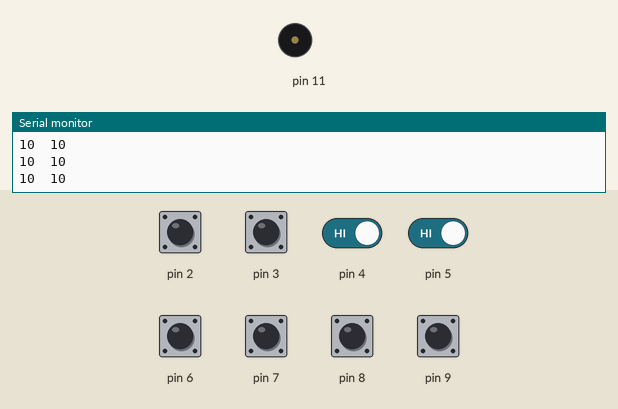
Recording of a sketch running on a simulated Arduino Uno, built with avr-gcc and run on an emulated ATmega328P. Parts: buzzer (waves = sounding), the last lines printed to the serial monitor. The test bench sets the inputs (shaded band); at power-on: pin 2–9 HIGH.

Above: at 1.2 s.
1.3 s: pin 2 pulled LOW for 0.15 s
At 1.45 s:
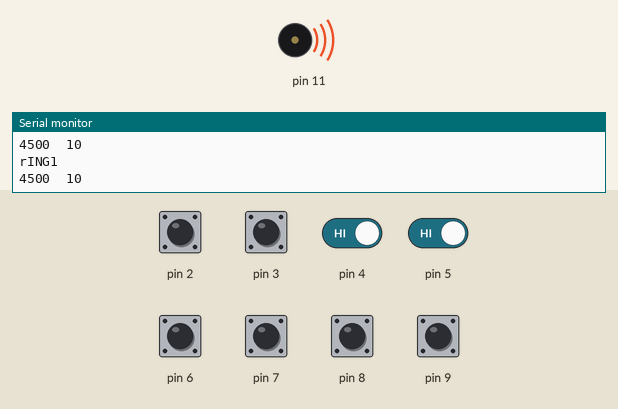
3.0 s: pin 3 pulled LOW for 1 s
At 5.3 s:
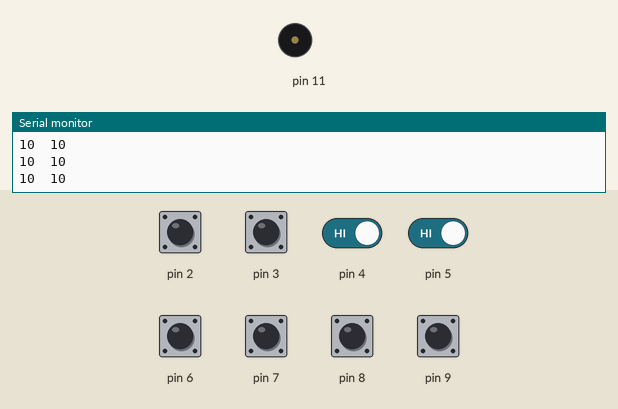
7.0 s: pin 4 driven LOW and pin 5 driven LOW
At 8.1 s:
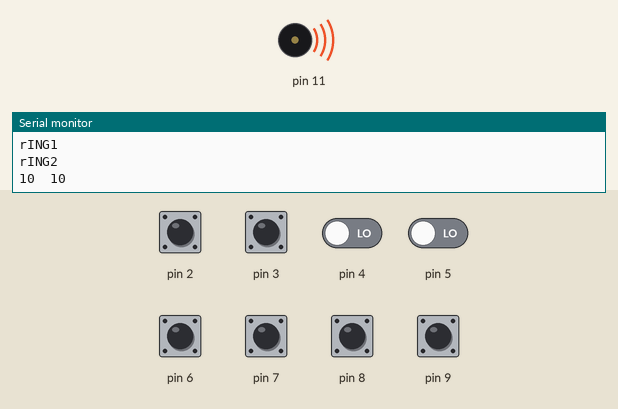
10.0 s: pin 3 pulled LOW for 0.15 s
13.1 s: pin 6 pulled LOW for 1 s
At 13.9 s:
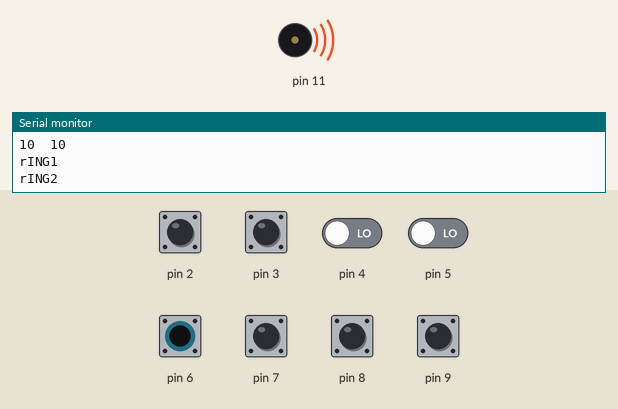
15.6 s: pin 2 driven LOW
Timing chart, 0 to 18.6 s (numbered marks = the images above; inputs shaded):
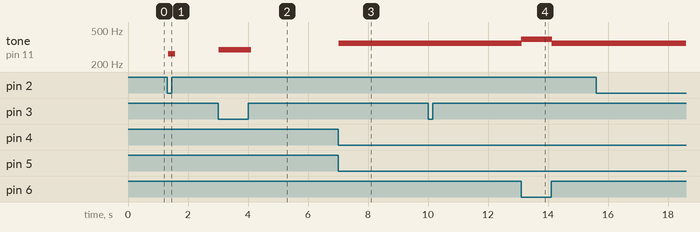

The sketch:

fruitPiano.ino
```cpp
#include <CapacitiveSensor.h>
#include "pitches.h"
/*
 * CapitiveSense Library Demo Sketch
 * Paul Badger 2008
 * Uses a high value resistor e.g. 10 megohm between send pin and receive pin
 * Resistor effects sensitivity, experiment with values, 50 kilohm - 50 megohm. Larger resistor values yield larger sensor values.
 * Receive pin is the sensor pin - try different amounts of foil/metal on this pin
 * Best results are obtained if sensor foil and wire is covered with an insulator such as paper or plastic sheet
 */

CapacitiveSensor cs_12_2 = CapacitiveSensor(12, 2); // 10 megohm resistor between pins 4 & 2, pin 2 is sensor pin, add wire, foil
CapacitiveSensor cs_12_3 = CapacitiveSensor(12, 3);
CapacitiveSensor cs_12_4 = CapacitiveSensor(12, 4); // 10 megohm resistor between pins 4 & 2, pin 2 is sensor pin, add wire, foil
CapacitiveSensor cs_12_5 = CapacitiveSensor(12, 5);
CapacitiveSensor cs_12_6 = CapacitiveSensor(12, 6); // 10 megohm resistor between pins 4 & 2, pin 2 is sensor pin, add wire, foil
CapacitiveSensor cs_12_7 = CapacitiveSensor(12, 7);
CapacitiveSensor cs_12_8 = CapacitiveSensor(12, 8); // 10 megohm resistor between pins 4 & 2, pin 2 is sensor pin, add wire, foil
CapacitiveSensor cs_12_9 = CapacitiveSensor(12, 9);

int duration = 100;
// 3000 works on touch
int threshold = 3000;
void setup()
{
    Serial.begin(9600);
}

void loop()
{
    long DO = cs_12_2.capacitiveSensor(30);
    long RE = cs_12_3.capacitiveSensor(30);
    long MI = cs_12_4.capacitiveSensor(30);
    long FA = cs_12_5.capacitiveSensor(30);
    long SOL = cs_12_6.capacitiveSensor(30);
    long LA = cs_12_7.capacitiveSensor(30);
    long SI = cs_12_8.capacitiveSensor(30);
    long DO2 = cs_12_9.capacitiveSensor(30);

    if (DO > threshold)
    {
        Serial.print("rING1\n");
        tone(11, NOTE_C4 , duration);
    }

    if (RE > threshold)
    {
        Serial.print("rING2\n");
        tone(11, NOTE_D4, duration);
    }

    if (MI > threshold)
    {
        Serial.print("rING1\n");
        tone(11, NOTE_E4, duration);
    }

    if (FA > threshold)
    {
        Serial.print("rING2\n");
        tone(11, NOTE_F4, duration);
    }

    if (SOL > threshold)
    {
        Serial.print("rING2\n");
        tone(11, NOTE_G4, duration);
    }

    if (LA > threshold)
    {
        Serial.print("rING2\n");
        tone(11, NOTE_A4, duration);
    }

    if (SI > threshold)
    {
        Serial.print("rING2\n");
        tone(11, NOTE_B4, duration);
    }

    if (DO2 > threshold)
    {
        Serial.print("rING2\n");
        tone(11, NOTE_C5, duration);
    }

    Serial.print(DO); // print sensor output 1
    Serial.print("\t");
    Serial.print(RE); // print sensor output 2
    Serial.print("\n");

    // delay(duration); // arbitrary delay to limit data to serial port
}
```

pitches.h
```cpp
/*************************************************
 * Public Constants
 *************************************************/

#define NOTE_B0  31
#define NOTE_C1  33
#define NOTE_CS1 35
#define NOTE_D1  37
#define NOTE_DS1 39
#define NOTE_E1  41
#define NOTE_F1  44
#define NOTE_FS1 46
#define NOTE_G1  49
#define NOTE_GS1 52
#define NOTE_A1  55
#define NOTE_AS1 58
#define NOTE_B1  62
#define NOTE_C2  65
#define NOTE_CS2 69
#define NOTE_D2  73
#define NOTE_DS2 78
#define NOTE_E2  82
#define NOTE_F2  87
#define NOTE_FS2 93
#define NOTE_G2  98
#define NOTE_GS2 104
#define NOTE_A2  110
#define NOTE_AS2 117
#define NOTE_B2  123
#define NOTE_C3  131
#define NOTE_CS3 139
#define NOTE_D3  147
#define NOTE_DS3 156
#define NOTE_E3  165
#define NOTE_F3  175
#define NOTE_FS3 185
#define NOTE_G3  196
#define NOTE_GS3 208
#define NOTE_A3  220
#define NOTE_AS3 233
#define NOTE_B3  247
#define NOTE_C4  262
#define NOTE_CS4 277
#define NOTE_D4  294
#define NOTE_DS4 311
#define NOTE_E4  330
#define NOTE_F4  349
#define NOTE_FS4 370
#define NOTE_G4  392
#define NOTE_GS4 415
#define NOTE_A4  440
#define NOTE_AS4 466
#define NOTE_B4  494
#define NOTE_C5  523
#define NOTE_CS5 554
#define NOTE_D5  587
#define NOTE_DS5 622
#define NOTE_E5  659
#define NOTE_F5  698
#define NOTE_FS5 740
#define NOTE_G5  784
#define NOTE_GS5 831
#define NOTE_A5  880
#define NOTE_AS5 932
#define NOTE_B5  988
#define NOTE_C6  1047
#define NOTE_CS6 1109
#define NOTE_D6  1175
#define NOTE_DS6 1245
#define NOTE_E6  1319
#define NOTE_F6  1397
#define NOTE_FS6 1480
#define NOTE_G6  1568
#define NOTE_GS6 1661
#define NOTE_A6  1760
#define NOTE_AS6 1865
#define NOTE_B6  1976
#define NOTE_C7  2093
#define NOTE_CS7 2217
#define NOTE_D7  2349
#define NOTE_DS7 2489
#define NOTE_E7  2637
#define NOTE_F7  2794
#define NOTE_FS7 2960
#define NOTE_G7  3136
#define NOTE_GS7 3322
#define NOTE_A7  3520
#define NOTE_AS7 3729
#define NOTE_B7  3951
#define NOTE_C8  4186
#define NOTE_CS8 4435
#define NOTE_D8  4699
#define NOTE_DS8 4978
```

Measured:
- after the input at 1.3 s, tone on pin 11: silent → 262 Hz at once, → silent 0.22 s later
- after the input at 3.0 s, tone on pin 11: silent → 294 Hz at once, → silent 1.1 s later
- after the input at 7.0 s, tone on pin 11: silent → 349 Hz at once
- after the input at 13.1 s, tone on pin 11: 349 Hz → 392 Hz at once, → 349 Hz 1.0 s later
